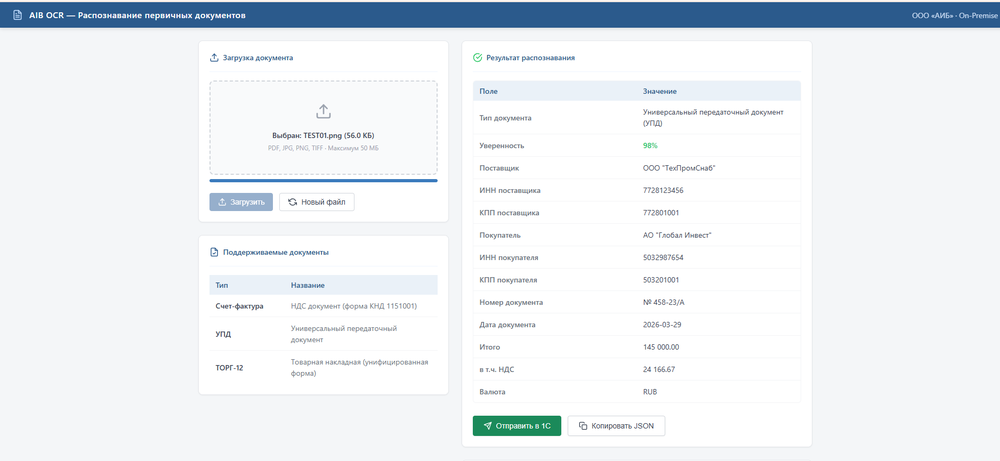
#> input picture image.png, 1000 x 461 px, shrunk from 1876 x 865 before the run
$ python -i preprocessor.py   (imports and definitions only)
#> lines starting #> are read from the running program, lines starting #| are printed output that depends on the picture; after the words box and inside, x2 and y2 are one past the last pixel; in counts of white or black regions, pixels touching at a corner belong together
#> further down, picture is the input picture: shape (461, 1000, 3); mean B, G, R 242.7, 238.7, 234.4
"""
AIB OCR Subsystem — Image Preprocessor
Предобработка изображений с помощью OpenCV

Цепочка обработки:
  1. Конвертация в grayscale
  2. Обнаружение и коррекция наклона (deskewing)
  3. Удаление шума (denoising)
  4. Адаптивная бинаризация
  5. Нормализация DPI до 300

ВАЖНО: качество OCR напрямую зависит от качества предобработки!
"""
import io
import math
from pathlib import Path
from typing import Optional, Tuple

import cv2
import numpy as np
from PIL import Image
from loguru import logger


class ImagePreprocessor:
    """
    Предобрабатывает изображения для оптимального OCR-распознавания.

    Основан на реальных решениях для обработки российских бухгалтерских
    документов — сканов и фотографий с телефона.
    """

    TARGET_DPI = 300
    MIN_CONFIDENCE_FOR_DESKEW = 0.5  # Порог для применения деcкьюинга

    def preprocess(self, image_input: bytes | np.ndarray) -> np.ndarray:
        """
        Основной метод предобработки.

        Args:
            image_input: bytes изображения или numpy array

        Returns:
            np.ndarray: обработанное изображение (grayscale, готово для OCR)
        """
        # 1. Загружаем в numpy
        if isinstance(image_input, bytes):
            img = self._bytes_to_cv2(image_input)
        else:
            img = image_input.copy()

        logger.debug(f"Предобработка: входное изображение {img.shape}")

        # 2. Конвертируем в grayscale
        if len(img.shape) == 3:
            gray = cv2.cvtColor(img, cv2.COLOR_BGR2GRAY)
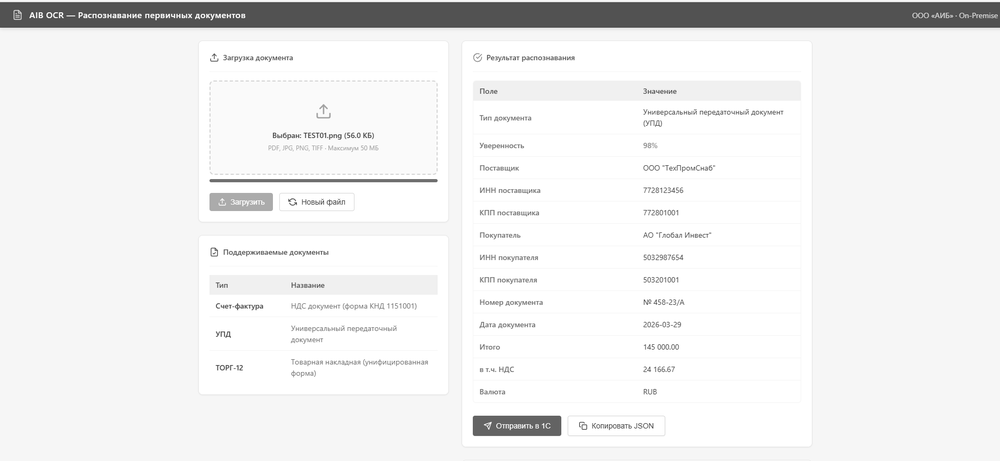
#> gray: shape (461, 1000); min 43, max 255, mean 238.1
        else:
            gray = img

        # 3. Коррекция наклона
        deskewed, angle = self._deskew(gray)
        if abs(angle) > 0.5:
            logger.debug(f"Предобработка: коррекция наклона {angle:.1f}°")

        # 4. Удаление шума
        denoised = self._denoise(deskewed)

        # 5. Адаптивная бинаризация
        binarized = self._binarize(denoised)

        # 6. Удаление рамки/полей сканера
        cleaned = self._remove_border(binarized)

        logger.debug(f"Предобработка завершена: выходное изображение {cleaned.shape}")
        return cleaned

    # [29 lines left out: functions preprocess_for_paddle, _bytes_to_cv2, not called in this run]

    def _deskew(self, gray_img: np.ndarray) -> Tuple[np.ndarray, float]:
        """
        Коррекция наклона документа.

        Алгоритм: нахождение угла через минимальную прямоугольную обертку
        вокруг белых пикселей после бинаризации.

        Источник: стандартный подход для обработки сканов документов.
        """
        # Бинаризация для определения угла
        _, thresh = cv2.threshold(gray_img, 0, 255, cv2.THRESH_BINARY_INV + cv2.THRESH_OTSU)
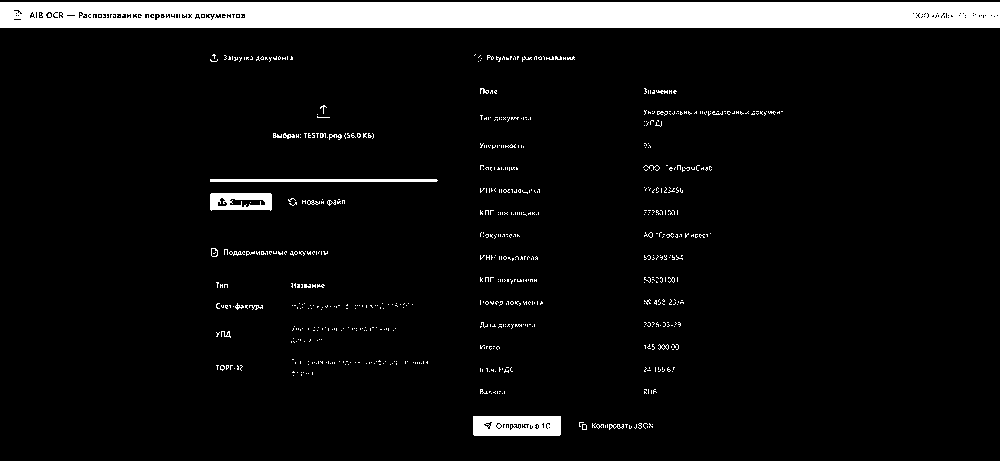
#> thresh: shape (461, 1000); 7% white; 693 white regions (665 under 20 px), largest, box (x1, y1, x2, y2) and area: (0, 2, 1000, 28) 25426, (473, 416, 561, 436) 1625, (210, 193, 272, 211) 843

        # Находим координаты ненулевых пикселей
        coords = np.column_stack(np.where(thresh > 0))
#> coords = 32244 pairs, first value 2 to 435, second value 0 to 999

        if len(coords) < 100:
            return gray_img, 0.0

        # Минимальная прямоугольная обертка
        rect = cv2.minAreaRect(coords)
#> rect = ((218.5, 499.5), (999, 433), -90)
        angle = rect[-1]
#> angle = -90

        # Нормализуем угол к диапазону [-45, 45]
        if angle < -45:
            angle = 90 + angle
#> angle = 0
        elif angle > 45:
            angle = angle - 90

        # Применяем коррекцию только для значимых углов
        if abs(angle) < 0.5:
            return gray_img, angle

        # Поворот изображения
        (h, w) = gray_img.shape[:2]
        center = (w // 2, h // 2)
        M = cv2.getRotationMatrix2D(center, angle, 1.0)
        rotated = cv2.warpAffine(
            gray_img, M, (w, h),
            flags=cv2.INTER_CUBIC,
            borderMode=cv2.BORDER_REPLICATE
        )

        return rotated, angle

    def _denoise(self, gray_img: np.ndarray) -> np.ndarray:
        """
        Удаление шума.
        Используем fastNlMeansDenoising — хорош для сканов с зернистостью.
        """
        # Параметры подобраны для бухгалтерских документов
        denoised = cv2.fastNlMeansDenoising(gray_img, h=10, searchWindowSize=21, templateWindowSize=7)
        return denoised

    def _binarize(self, gray_img: np.ndarray) -> np.ndarray:
        """
        Адаптивная бинаризация.

        Адаптивный метод лучше справляется с неравномерным освещением —
        частая проблема для фотографий с телефона.
        """
        # Гауссово размытие для сглаживания шума перед бинаризацией
        blurred = cv2.GaussianBlur(gray_img, (3, 3), 0)

        # Адаптивная бинаризация по Гауссу
        binary = cv2.adaptiveThreshold(
            blurred,
            255,
            cv2.ADAPTIVE_THRESH_GAUSSIAN_C,
            cv2.THRESH_BINARY,
            blockSize=11,  # Размер окна (нечётное число)
            C=10           # Константа вычитания
        )
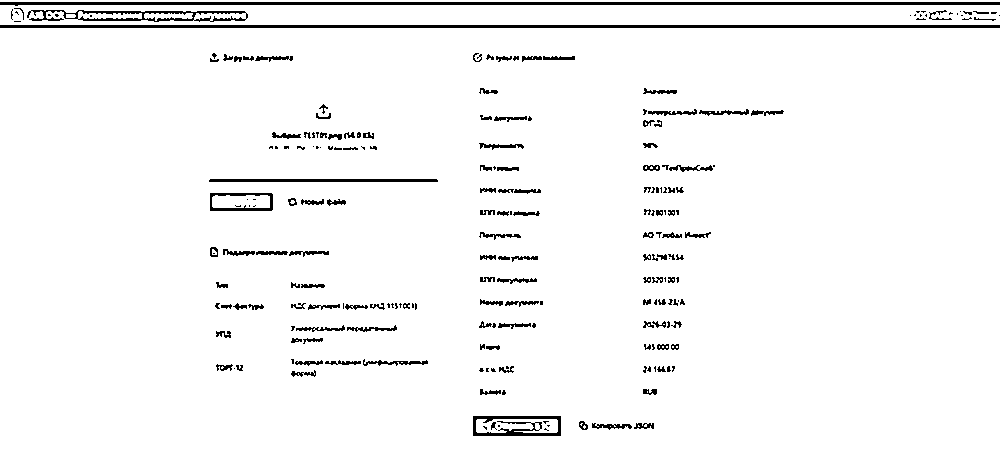
#> binary: shape (461, 1000); 96.3% white; 220 black regions (95 under 20 px), largest, box (x1, y1, x2, y2) and area: (0, 2, 1000, 6) 3003, (0, 25, 1000, 28) 3000, (27, 10, 248, 22) 1056

        return binary

    # [4 lines left out: function _normalize_brightness, not called in this run]

    def _remove_border(self, binary_img: np.ndarray) -> np.ndarray:
        """
        Удаление черных рамок сканера по краям изображения.
        Находим bounding box содержимого и обрезаем лишнее.
        """
        # Инвертируем для нахождения содержимого
        inverted = cv2.bitwise_not(binary_img)

        # Находим ненулевые пиксели
        coords = cv2.findNonZero(inverted)
#> coords = contour of 17167 points, box (x1, y1, x2, y2) (0, 2, 1000, 436), area 80843
        if coords is None:
            return binary_img

        x, y, w, h = cv2.boundingRect(coords)
#> x = 0; y = 2; w = 1000; h = 434

        # Добавляем отступ 10px
        padding = 10
        x = max(0, x - padding)
        y = max(0, y - padding)
#> y = 0
        w = min(binary_img.shape[1] - x, w + 2 * padding)
        h = min(binary_img.shape[0] - y, h + 2 * padding)
#> h = 454

        return binary_img[y:y+h, x:x+w]
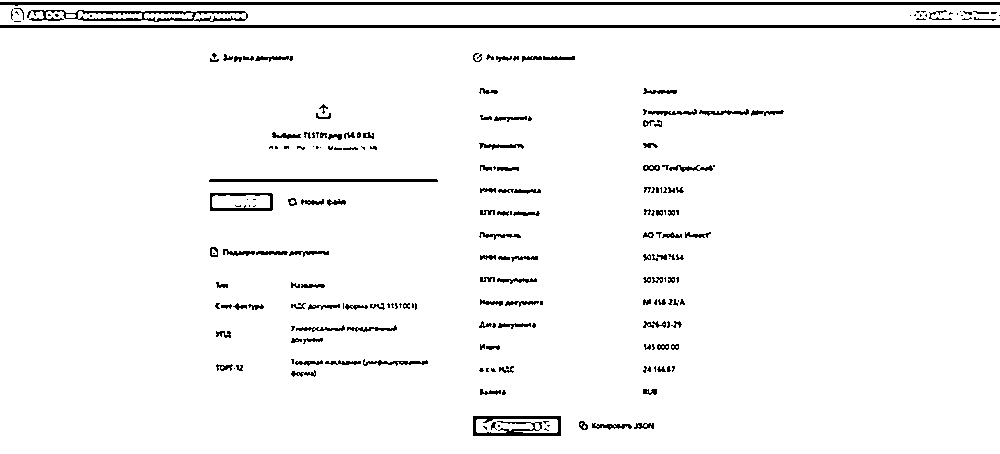
#> returned value: shape (454, 1000); 96.2% white; 220 black regions (95 under 20 px), largest, box (x1, y1, x2, y2) and area: (0, 2, 1000, 6) 3003, (0, 25, 1000, 28) 3000, (27, 10, 248, 22) 1056

    # [23 lines left out: function pdf_to_images, not called in this run]

>>> import cv2
>>> picture = cv2.imread('../../image.png')
>>> result = ImagePreprocessor().preprocess(picture)
